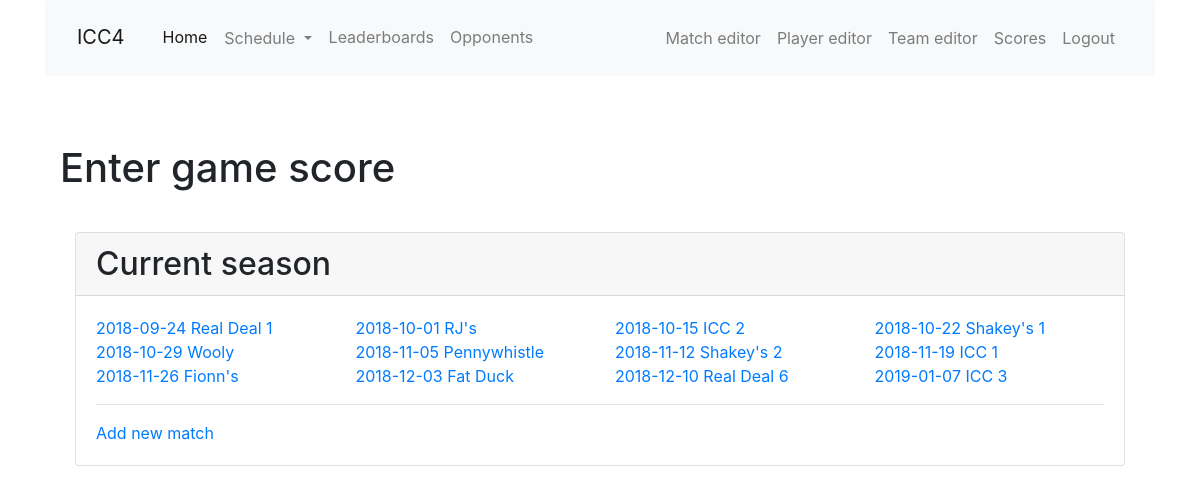
The page /enter_score on the database as committed earlier.
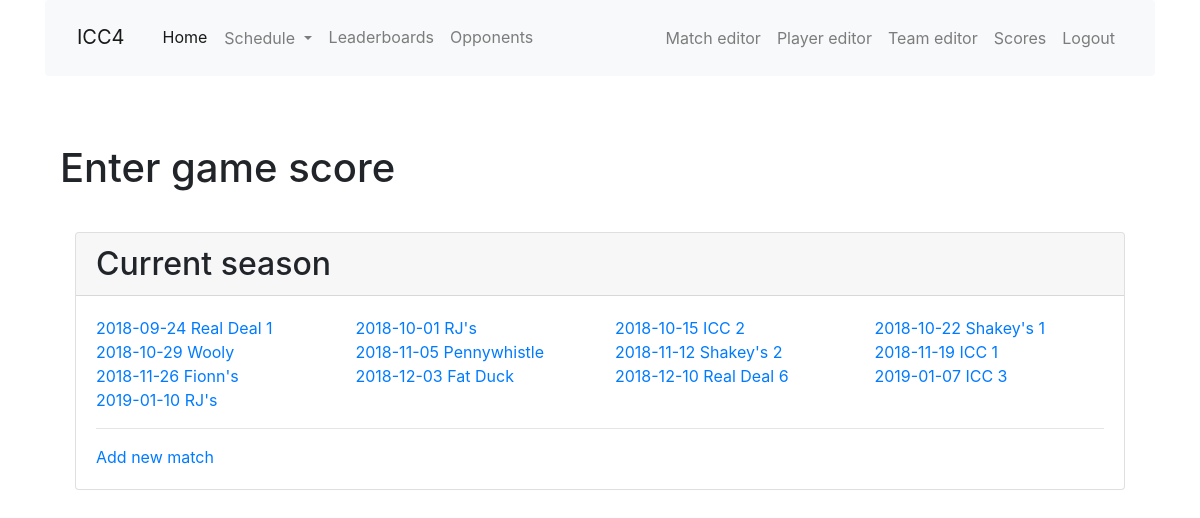
The same page on the database as committed later.
### app/models.py (models this page shows, shortened)
class Match(db.Model):
    id = db.Column(db.Integer, primary_key=True)
    opponent_id = db.Column(db.Integer, db. ForeignKey('team.id'))
    opponent = db.relationship('Team', back_populates='matches')
    date = db.Column(db.Date, index=True, default=date.today())
    location = db.Column(db.String(64))
    home_away = db.Column(db.String(32), index=True)
    match_type = db.Column(db.String(32), index=True)
    games = db.relationship('Game', back_populates='match', lazy='dynamic')
    team_score = db.Column(db.Integer, index=True)
    opponent_score = db.Column(db.Integer, index=True)
    win = db.Column(db.Boolean, index=True, default=None)
    overtime = db.Column(db.Boolean, index=True, default=False)
    match_summary = db.Column(db.String(512))
    food = db.Column(db.String(128))
    match_stats = db.relationship('MatchStats', uselist=False, back_populates='match')
    high_scores = db.relationship('HighScore', back_populates='match', lazy='dynamic')
    low_scores = db.relationship('LowScore', back_populates='match', lazy='dynamic')
    @hybrid_property
    def season(self):
        return season_from_date(self.date)

class Team(db.Model):
    id = db.Column(db.Integer, primary_key=True)
    name = db.Column(db.String(64), index=True, unique=True)
    home_location = db.Column(db.String(64), index=True)
    address = db.Column(db.String(128), index=True)
    matches = db.relationship('Match', back_populates='opponent', lazy='dynamic')

### app/main/routes.py (the view, shortened to what this page needs)
@bp.route('/enter_score',  methods=['GET', 'POST'], defaults={'id': None})
@bp.route('/enter_score/<id>',  methods=['GET', 'POST'])
def enter_score(id):
    print('1')
    match = Match.query.filter_by(id=id).first()
    form = EnterScoresForm(obj=match)
    all_matches = Match.query.order_by(Match.date).all()
    hl_form = HLScoreForm()
    print('2')
    print(form.food.data, form.d701[0].p1.data, form.d701[0].p2.data)
    for row in hl_form.hl_scores:
        print(row.player.data)
    if request.method=='POST' and match is not None:
        form.load_games(match)
        hl_form.load_scores(match)
        print('2.5')
    print(form.food.data, form.d701[0].p1.data, form.d701[0].p2.data)
    for row in hl_form.hl_scores:
        print(row.player.data)
    '''
    if form.submit_details.data and form.validate() and match is not None:
        match.win = form.win.data
        match.overtime = form.overtime.data
        match.team_score = form.team_score.data
        match.opponent_score = form.opponent_score.data
        match.food = form.food.data
        match.match_summary = form.match_summary.data
        db.session.add(match)
        db.session.commit()
        for p in match.get_roster():
            p.update_player_stats()
        flash('Match {} {} {} details edited!'.format(match.date, match.opponent.name, match.home_away))
        return redirect(url_for('main.enter_score', id=match.id))
    '''
    print('3')
    if hl_form.add_btn.data:
        new_row = hl_form.hl_scores.append_entry()
        new_row.player.choices = [(p.nickname,p.nickname) for p in Player.query.all()]
        return render_template('enter_score.html', title='Enter Scores',
        form=form, hl_form=hl_form, match=match, all_matches=all_matches)
    print('4')
    if hl_form.rem_btn.data:
        hl_form.hl_scores.pop_entry()
        return render_template('enter_score.html', title='Enter Scores',
        form=form, hl_form=hl_form, match=match, all_matches=all_matches)
    print('5')
    print('6')
    if request.method=='GET' and match is not None:
        form.load_games(match)
        hl_form.load_scores(match)
        print('6.5')
    print('7')
    return render_template('enter_score.html', title='Enter Scores',
        form=form, hl_form=hl_form, match=match, all_matches=all_matches), print('emd')

### app/templates/enter_score.html (shortened to what this page needs)
{% extends "base.html" %}
{% import 'bootstrap/wtf.html' as wtf %}
{% block app_content %}
<div class="container">
  <h1>Enter game score</h1>
  <br>
  {% set c=3 %}
  <div class="col-12 mt-2 mx-auto">
    <div class="card h-100">
      <h2 class="card-header">Current season</h2>
      <div class="card-body">
        <ul class="row list-unstyled">
        {% for m in all_matches %}
        <li class="col-xs-12 col-sm-6 col-md-4 col-lg-3">
          <a href="{{ url_for('main.enter_score', id=m.id) }}">{{ m.date }} {{ m.opponent.name }}</a>
        </li>
        {% endfor %}
        </ul>
        <hr>
        <a href="{{ url_for('main.match_edit') }}">Add new match</a>
      </div>
    </div>
  </div>
</div>
{% endblock %}

Rows that differ between the two databases and show on the page:
added Match: date "2019-01-10", opponent.name "RJ's"
